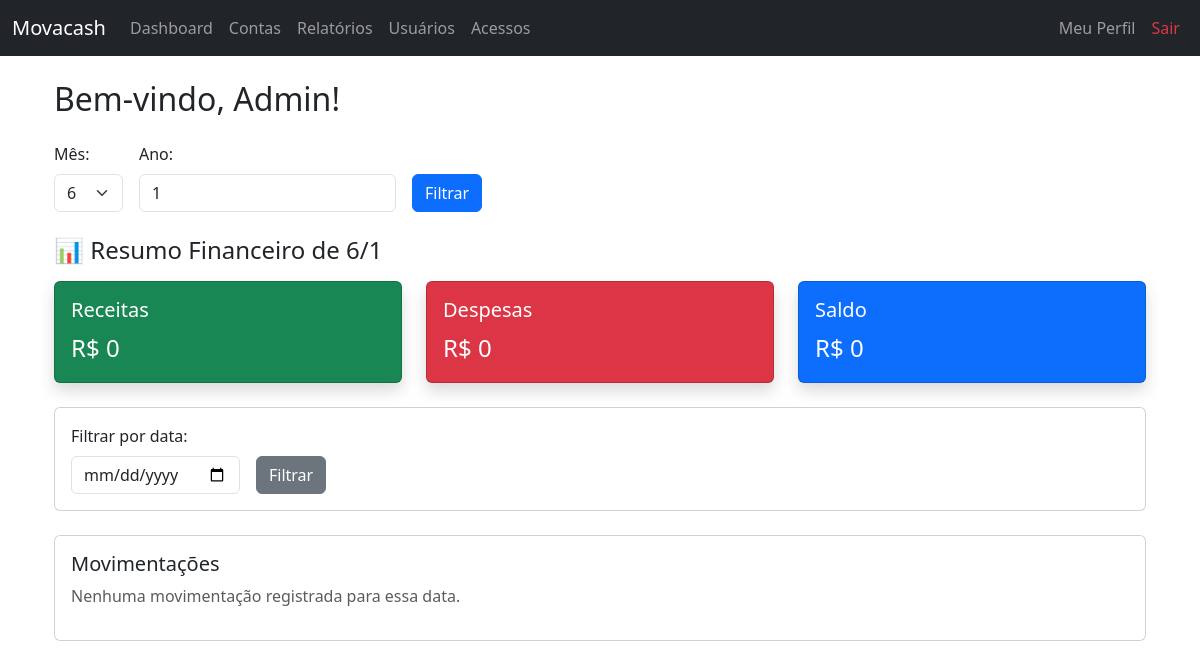
Page /dashboard?ano=1 (signed in) on the earlier database version.
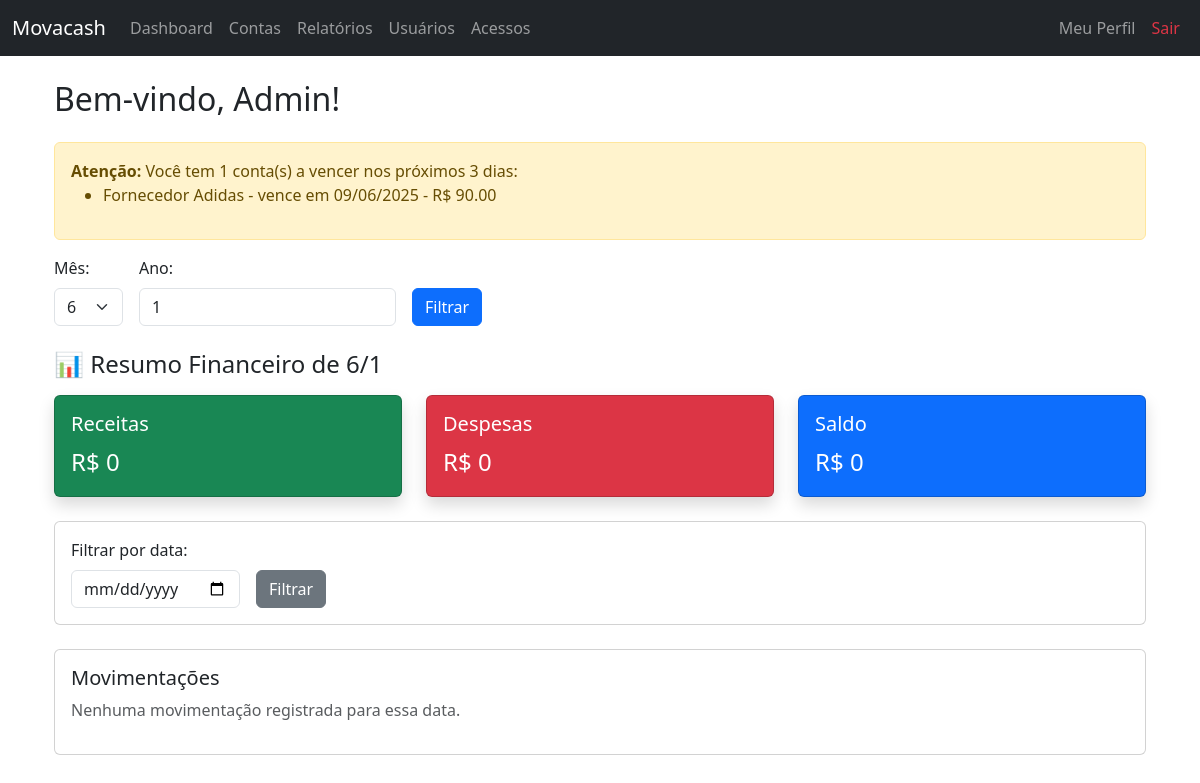
Same page on the later database version.
### app/models.py (models this page shows)
class Conta(db.Model):
    __tablename__ = 'contas'
    id = db.Column(db.Integer, primary_key=True)
    descricao = db.Column(db.String(100), nullable=False)
    valor = db.Column(db.Float, nullable=False)
    vencimento = db.Column(db.Date, nullable=False)
    status = db.Column(db.String(20), nullable=False)
    usuario_id = db.Column(db.Integer, db.ForeignKey('usuarios.id'), nullable=False)

### app/routes.py (the view)
@bp.route('/dashboard')
@login_obrigatorio
def dashboard():
    usuario_id = session.get('usuario_id')
    nome_usuario = session.get('nome')
    hoje = date.today()
    filtro_data = request.args.get('filtro_data')
    mes = int(request.args.get('mes') or hoje.month)
    ano = int(request.args.get('ano') or hoje.year)
    query = Movimentacao.query.options(joinedload(Movimentacao.usuario)).filter(
        extract('month', Movimentacao.data) == mes,
        extract('year', Movimentacao.data) == ano
    )
    if session['tipo'] != 'admin':
        query = query.filter(Movimentacao.usuario_id == usuario_id)
    if filtro_data:
        try:
            data_filtrada = datetime.strptime(filtro_data, '%Y-%m-%d').date()
            query = query.filter(Movimentacao.data == data_filtrada)
        except ValueError:
            flash('Data inválida', 'danger')
    movimentacoes = query.order_by(Movimentacao.data.desc()).all()
    mov_list = [
        (m.tipo, m.categoria, m.valor, m.data, m.id, m.usuario.nome if session['tipo'] == 'admin' else None)
        for m in movimentacoes
    ]
    total_receitas = db.session.query(func.sum(Movimentacao.valor)).filter_by(tipo='receita').filter(
        extract('month', Movimentacao.data) == mes,
        extract('year', Movimentacao.data) == ano
    )
    total_despesas = db.session.query(func.sum(Movimentacao.valor)).filter_by(tipo='despesa').filter(
        extract('month', Movimentacao.data) == mes,
        extract('year', Movimentacao.data) == ano
    )
    if session['tipo'] != 'admin':
        total_receitas = total_receitas.filter(Movimentacao.usuario_id == usuario_id)
        total_despesas = total_despesas.filter(Movimentacao.usuario_id == usuario_id)
    receitas = total_receitas.scalar() or 0
    despesas = total_despesas.scalar() or 0
    saldo = receitas - despesas
    contas_proximas = None
    if session['tipo'] == 'admin':
        tres_dias = hoje + timedelta(days=3)
        contas_proximas = Conta.query.filter(
            Conta.vencimento <= tres_dias,
            Conta.vencimento >= hoje,
            Conta.status != 'paga'
        ).order_by(Conta.vencimento).all()
    return render_template(
        "dashboard.html",
        usuario=nome_usuario,
        saldo=saldo,
        total_receitas=receitas,
        total_despesas=despesas,
        movimentacoes=mov_list,
        filtro_data=filtro_data,
        mes=mes,
        ano=ano,
        contas_proximas=contas_proximas  # <- ⚠️ IMPORTANTE
    )

### app/utils.py (called while the page is built)
def login_obrigatorio(f):
    @wraps(f)
    def decorated_function(*args, **kwargs):
        if 'usuario_id' not in session:
            return redirect(url_for('main.login'))
        return f(*args, **kwargs)
    return decorated_function

### app/templates/dashboard.html (shortened to what the changed rows need)
{% extends "base.html" %}
{% block content %}
<div class="container mt-4">
    <h2 class="mb-4">Bem-vindo, {{ usuario }}!</h2>
    {% if contas_proximas %}
      <div class="alert alert-warning">
        <strong>Atenção:</strong> Você tem {{ contas_proximas|length }} conta(s) a vencer nos próximos 3 dias:
        <ul>
            {% for c in contas_proximas %}
                <li>{{ c.descricao }} - vence em {{ c.vencimento.strftime('%d/%m/%Y') }} - R$ {{ "%.2f"|format(c.valor) }}</li>
            {% endfor %}
        </ul>
      </div>
    {% endif %}
    <form method="GET" class="row g-3 mb-4 align-items-end">
        <div class="col-auto">
        </div>
        <div class="col-auto">
        </div>
        <div class="col-auto">
        </div>
    </form>
    <h4 class="mb-3">📊 Resumo Financeiro de {{ mes }}/{{ ano }}</h4>
    <div class="row mb-4">
        <div class="col-md-4">
        </div>
        <div class="col-md-4">
        </div>
        <div class="col-md-4">
        </div>
    </div>
    <div class="card mb-4">
        <div class="card-body">
        </div>
    </div>
    <div class="card">
        <div class="card-body">
        </div>
    </div>
</div>
{% endblock %}

Differences in the rows shown:
added Conta: descricao "Fornecedor Adidas", vencimento "09/06/2025", valor "90.00"
Other differences:
{{ contas_proximas|length }}: (not shown) → "1"
text now shown: "Atenção: Você tem conta(s) a vencer nos próximos 3 dias:"
